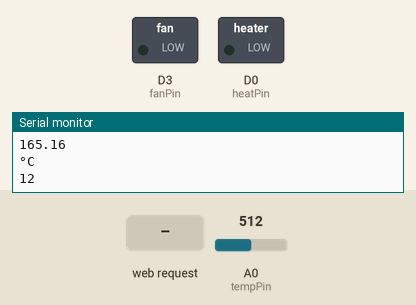
Bench run of a sketch on a simulated ESP8266 (NodeMCU). On the bench: switched loads named in the sketch (green lamp = pin HIGH), the last lines printed to the serial monitor. The test bench sets the inputs (shaded band); at power-on: A0 (tempPin) = 512. WiFi joins after 1.5 s; servers stay silent unless stated.

Above: at 3.7 s.
3.8 s: HTTP request GET / received
5.3 s: HTTP request GET /enabled received
6.8 s: A0 (tempPin) set to 104
At 9.5 s:
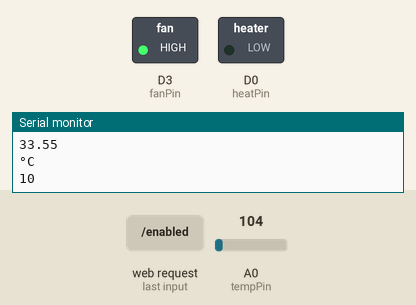
9.8 s: A0 (tempPin) set to 89
11.3 s: HTTP request GET /disabled received
At 12.3 s:
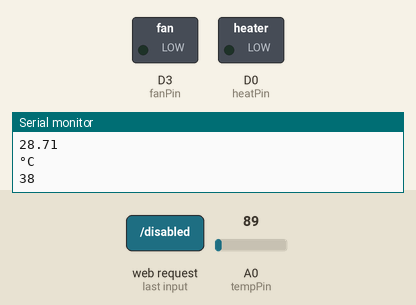
Timing chart, 0 to 13.8 s (numbered marks = the images above; inputs shaded):
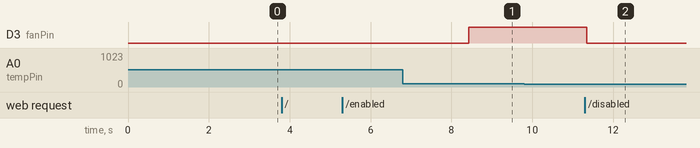

The sketch:

Chicken_coop_webserver.ino
```cpp
//===============================================================
// Libraries and Variables
//===============================================================
#include "ESP8266WiFi.h"
#include "WiFiClient.h"
#include "ESP8266WebServer.h"
#include "index.h" //custom webpage here, put in same folder as this sketch

IPAddress ip(192, 168, 0, 100); //set static ip
IPAddress gateway(192, 168, 0, 1); //set getteway
IPAddress subnet(255, 255, 255, 0);//set subnet

String display_line1 = ""; //Line One of Iframe
String display_line2 = ""; //Line two of Iframe
String display_line3 = ""; // Line three of Iframe
float temp = 0;
String displayString = "";
int tempPin = A0;
int heatPin = D0;
int fanPin = D3;
int heat_temp = 0;
int cool_temp = 30;
int loop_delay = 60;
int current_loop = 0;
bool AUTO = false;

const char* ssid = "wifi_name";
const char* password = "wifi_password";

ESP8266WebServer server(80); //Starts webserver.

//===============================================================
// This routine is executed when you open its IP in browser
//===============================================================
/*

The first function handleRoot() is the home page. It is setting
the index string to MAIN_page which is defined in index.hThe second
function handleenable() sets the Autocomfort enable, which returns
the display string to the iframe on the html page. The third function
handledisable() turns all outputs off, disables auto and returns a
string "Auto comfort disabled".

*/
void handleRoot() {
 Serial.println(" You called root page");
 String index = MAIN_page; //Read HTML contents
 server.send(200, "text/html", index); //Send web page
}

void handleenable() {
 Serial.println(" Autocomfort enabled page");
 AUTO = true;
 server.send(200, "text/html", displayString);
}

void handledisable() {
 Serial.println(" Autocomfort disabled page");
 digitalWrite(heatPin,LOW);
 digitalWrite(fanPin,LOW);
 AUTO = false;
 server.send(200, "text/html", "Auto comfort disabled");
}

//==============================================================
//                  SETUP
//==============================================================

void setup(void){
  pinMode(tempPin, INPUT);
  pinMode(heatPin, OUTPUT);
  pinMode(fanPin, OUTPUT);
  digitalWrite(heatPin, LOW);
  digitalWrite(fanPin, LOW);
  delay(1000);
  Serial.begin(115200);
  WiFi.begin(ssid, password); //begin WiFi connection
  Serial.println("");

  // Wait for connection
  while (WiFi.status() != WL_CONNECTED) {
    delay(500);
    Serial.println(".");
  }
  Serial.println("");
  Serial.println("Connected to ");
  Serial.println(ssid);
  Serial.println("IP address: ");
  Serial.println(WiFi.localIP());

  server.on("/", handleRoot);      //Which routine to handle at root location. This is display page
  server.on("/enabled", handleenable);
  server.on("/disabled", handledisable);
  server.begin();
  Serial.println("Web server started!");
}

//===============================================================
// Main Loop
//===============================================================

void loop(void){
  display_line1 = "";
  temp = (analogRead(A0) * 330.0) / 1023.0;
  Serial.println(" Temperature: ");
  Serial.println(temp);
  Serial.println("°C");
  display_line1 += (" Temperature: ");
  display_line1 += (temp);
  display_line1 += ("°C <br>");
  current_loop = current_loop +1;
  Serial.println(current_loop);


  if (current_loop == loop_delay){
    if (AUTO == true){
      if (temp < heat_temp){
        digitalWrite(heatPin, HIGH);
        Serial.println(" Heater turned on \n");
        display_line2 = (" Heater turned on <br>");
      }
      if (temp > heat_temp) {
        digitalWrite(heatPin, LOW);
        Serial.println(" Heater turned off \n");
        display_line2 = (" Heater turned off <br>");
      }
      if (temp > cool_temp){
        digitalWrite(fanPin, HIGH);
        Serial.println(" Fan turned on \n");
        display_line3 = (" Fan turned on <br>");
      }
      if (temp < cool_temp){
        digitalWrite(fanPin, LOW);
        Serial.println(" Fan turned off \n");
        display_line3 = (" Fan turned off <br>");
      }
      }
     displayString = "";
     displayString += display_line1;
     displayString += display_line2;
     displayString += display_line3;
     current_loop = 0;
     }
  server.handleClient();
  delay(100);
}
```

index.h
```cpp
const char MAIN_page[] PROGMEM = R"=====(
<html>
	<head>
    <script>
      function refreshIFrame() {
        var x = document.getElementById("statusbox");
        x.contentWindow.location.reload();
        var t = setTimeout(refreshIFrame, 3000);
      }
    </script>
		<title>Hen Hut</title>
		<meta charset="utf-8" />
		<meta http-equiv="Content-type" content="text/html; charset=utf-8" />
		<meta name="viewport" content="width=device-width, initial-scale=1" />
		<style type="text/css">
   *{
    margin: 0;
    padding: 0;
    }
		body {
        background-color: #5d5d61;
        margin: 0px;
        padding: 0px;
        color: #323232;
        font-family: Verdana;
        font-size: 16px;
        line-height:1em;
        width: 100%;
        height: 100%;
        background-image: url("https://previews.123rf.com/images/ezhevica/ezhevica1803/ezhevica180300020/96920158-vector-seamless-pattern-with-hand-drawn-chickens-beautiful-ink-drawing-heavy-contour-abstract-design.jpg");
        background-repeat: repeat;
        background-attachment: fixed;
        background-size: 200px 200px;
    }
    #title  {
        margin-bottom: 10px;
    }
		#bluebubble {
			width: 600px;
			margin: 0em auto;
			padding: 50px;
			background-color: #778aa6;
			border-radius: 1em;
		}
		#statusbox {
			width: 100%;
			height: 100;
			margin: 0 auto;
			background-color: #b7bbc3;
			frameBorder="0"
			display: inline-block;
		}
		a:link, a:visited {
			color: #38488f;
			text-decoration: none;
			font-weight:bold;
		}
    @media (max-width: 700px) {
        body {
            background-color: #fff;
        }
        div {
            width: auto;
            margin: 0 auto;
            border-radius: 0;
            padding: 1em;
        }
    }

		</style>
	</head>
	<body onload="refreshIFrame()">
		<div id="bluebubble">
			<h2 id="title">Chicken Monitoring System</h2>
  			<p>Auto Comfort: <a href="enabled" target="myIframe">Enabled</a> , <a href="disabled" target="myIframe">Disable all</a><br></p>
      <div style="border-radius: 10px; width: 600px; overflow: hidden;">
  			<p><iframe id="statusbox" name="myIframe"><br>
      </div>
		</div>
	</body>
</html>
)=====";
```

Measured:
- after the input at 11.3 s, D3 (fanPin): HIGH → LOW after 0.05 s
